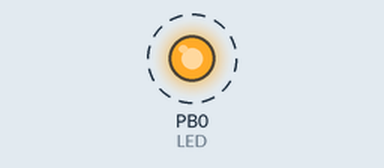
The program below on a simulated ATmega328P, built with avr-gcc and emulated at 16 MHz (the files do not name the chip). Parts: output pins drawn as LEDs (lit = HIGH). Dashed ring = blinking.

Above: at 0.12 s.
Timing chart, 0 to 3.0 s (numbered marks = the images above):
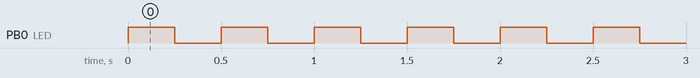

The program:

main.c
```c
/*
 * LED blink at specific frequency
 *
 *
 *
 */
#define F_CPU 16000000UL
#include <avr/io.h>
#include <util/delay.h>
#define LED PB0 // connect an LED to PINB0 (pin 8 on an Arduino board)
#define frequancy 250 //2 Hz by default (1000=1sec)
#define LED_on PORTB |= (1<<LED);  //set led bit to PORTB
#define LED_off PORTB &= ~(1<<LED); //clear led bit from PORTB

int main(void)
{
	DDRB |= (1<<LED); // set PB0 as output
    /* Replace with your application code */
    while (1)
    {
		LED_on
		_delay_ms(frequancy);
		LED_off;
		_delay_ms(frequancy);
    }
}
```

Measured:
- by itself, PB0 (LED): alternates HIGH for 0.25 s and LOW for 0.25 s
